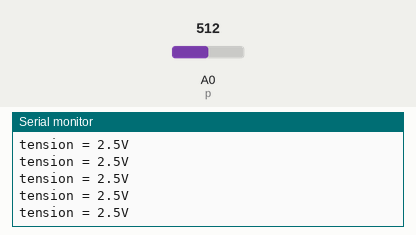
Bench run of a sketch on a simulated Arduino Uno, built with avr-gcc and run on an emulated ATmega328P. Shown: the last lines printed to the serial monitor. Inputs (shaded band) come from the test bench; at power-on: A0 (p) = 512.

Above: at 1.2 s.
1.3 s: A0 (p) set to 716
At 1.68 s:
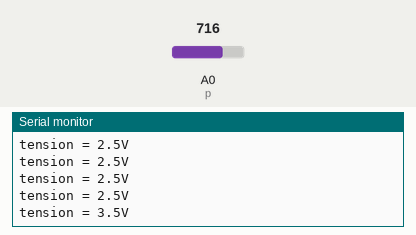
2.8 s: A0 (p) set to 900
At 2.94 s:
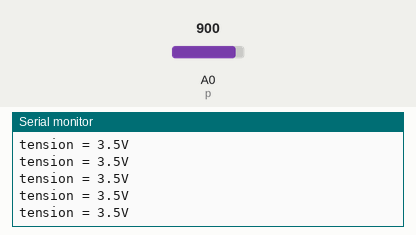
Timing chart, 0 to 5.8 s (numbered marks = the images above; inputs shaded):
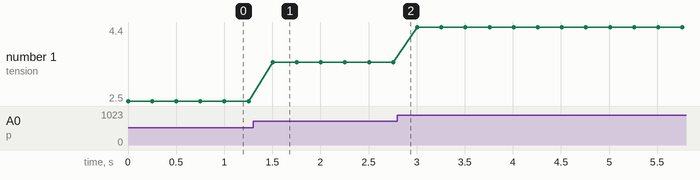

Measured:
- after the input at 1.3 s, the serial monitor: prints a new line after 0.20 s (image 1)
- plotted number 1: 2.5 → 3.5 after the input at 1.3 s, 3.5 → 4.4 after the input at 2.8 s

The sketch:

voltm_tre_num_rique.ino
```cpp
// ajout des librairies
#include <LiquidCrystal.h>

// declaration de variables globales
int p = A0;

float value;

float tension;

void setup()
{
  pinMode(p, INPUT);
  Serial.begin(9600); // configure l'écran en indiquant le nombre de colonne et de ligne
}
void loop()
{
  value = analogRead(A0);
  tension = (float)value * 5 / 1023;
  Serial.print("tension = "); // écris le message sur l'écran
  Serial.print(tension, 1);
  Serial.println("V");
  delay(250);
}
```
